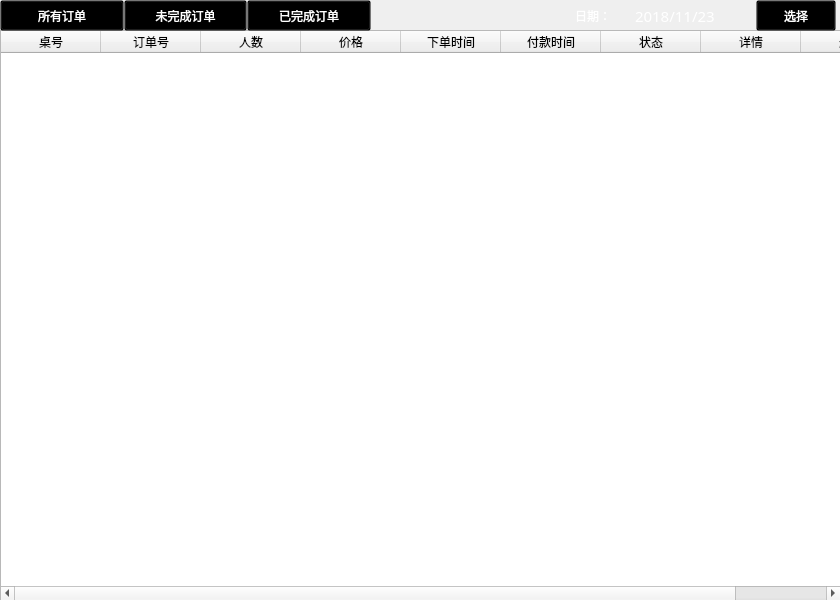
<?xml version="1.0" encoding="UTF-8"?>
<ui version="4.0">
 <class>Order_a</class>
 <widget class="QWidget" name="Order_a">
  <property name="geometry">
   <rect>
    <x>0</x>
    <y>0</y>
    <width>840</width>
    <height>600</height>
   </rect>
  </property>
  <property name="windowTitle">
   <string>Form</string>
  </property>
  <widget class="QLabel" name="label">
   <property name="geometry">
    <rect>
     <x>0</x>
     <y>0</y>
     <width>841</width>
     <height>601</height>
    </rect>
   </property>
   <property name="styleSheet">
    <string notr="true">background-image: url(:/file/images/back8.jpeg);</string>
   </property>
   <property name="text">
    <string/>
   </property>
  </widget>
  <widget class="QTableWidget" name="tableWidget">
   <property name="geometry">
    <rect>
     <x>0</x>
     <y>30</y>
     <width>841</width>
     <height>571</height>
    </rect>
   </property>
   <column>
    <property name="text">
     <string>桌号</string>
    </property>
   </column>
   <column>
    <property name="text">
     <string>订单号</string>
    </property>
   </column>
   <column>
    <property name="text">
     <string>人数</string>
    </property>
   </column>
   <column>
    <property name="text">
     <string>价格</string>
    </property>
   </column>
   <column>
    <property name="text">
     <string>下单时间</string>
    </property>
   </column>
   <column>
    <property name="text">
     <string>付款时间</string>
    </property>
   </column>
   <column>
    <property name="text">
     <string>状态</string>
    </property>
   </column>
   <column>
    <property name="text">
     <string>详情</string>
    </property>
   </column>
   <column>
    <property name="text">
     <string>删除</string>
    </property>
   </column>
  </widget>
  <widget class="QWidget" name="layoutWidget_2">
   <property name="geometry">
    <rect>
     <x>0</x>
     <y>0</y>
     <width>371</width>
     <height>31</height>
    </rect>
   </property>
   <layout class="QHBoxLayout" name="horizontalLayout">
    <property name="spacing">
     <number>0</number>
    </property>
    <item>
     <widget class="QPushButton" name="pushButton_allOrder">
      <property name="sizePolicy">
       <sizepolicy hsizetype="Minimum" vsizetype="Preferred">
        <horstretch>0</horstretch>
        <verstretch>0</verstretch>
       </sizepolicy>
      </property>
      <property name="styleSheet">
       <string notr="true">color:white;background:transparent;</string>
      </property>
      <property name="text">
       <string>所有订单</string>
      </property>
     </widget>
    </item>
    <item>
     <widget class="QPushButton" name="pushButton_unOkOrder">
      <property name="sizePolicy">
       <sizepolicy hsizetype="Minimum" vsizetype="Preferred">
        <horstretch>0</horstretch>
        <verstretch>0</verstretch>
       </sizepolicy>
      </property>
      <property name="styleSheet">
       <string notr="true">color:white;background:transparent;</string>
      </property>
      <property name="text">
       <string>未完成订单</string>
      </property>
     </widget>
    </item>
    <item>
     <widget class="QPushButton" name="pushButton_okOrder">
      <property name="sizePolicy">
       <sizepolicy hsizetype="Minimum" vsizetype="Preferred">
        <horstretch>0</horstretch>
        <verstretch>0</verstretch>
       </sizepolicy>
      </property>
      <property name="styleSheet">
       <string notr="true">color:white;background:transparent;</string>
      </property>
      <property name="text">
       <string>已完成订单</string>
      </property>
     </widget>
    </item>
   </layout>
  </widget>
  <widget class="QWidget" name="layoutWidget">
   <property name="geometry">
    <rect>
     <x>575</x>
     <y>0</y>
     <width>261</width>
     <height>31</height>
    </rect>
   </property>
   <layout class="QHBoxLayout" name="horizontalLayout_2" stretch="10,20,10">
    <property name="spacing">
     <number>0</number>
    </property>
    <item>
     <widget class="QLabel" name="label_2">
      <property name="styleSheet">
       <string notr="true">color: rgb(255, 255, 255);</string>
      </property>
      <property name="text">
       <string>日期：</string>
      </property>
     </widget>
    </item>
    <item>
     <widget class="QLabel" name="label_date">
      <property name="font">
       <font>
        <family>微软雅黑</family>
        <pointsize>11</pointsize>
        <weight>50</weight>
        <italic>false</italic>
        <bold>false</bold>
       </font>
      </property>
      <property name="styleSheet">
       <string notr="true">color: rgb(255, 255, 255);
font: 11pt &quot;微软雅黑&quot;;
</string>
      </property>
      <property name="text">
       <string>2018/11/23</string>
      </property>
     </widget>
    </item>
    <item>
     <widget class="QPushButton" name="pushButton">
      <property name="sizePolicy">
       <sizepolicy hsizetype="Preferred" vsizetype="Preferred">
        <horstretch>0</horstretch>
        <verstretch>0</verstretch>
       </sizepolicy>
      </property>
      <property name="styleSheet">
       <string notr="true">color:white;background:transparent;</string>
      </property>
      <property name="text">
       <string>选择</string>
      </property>
     </widget>
    </item>
   </layout>
  </widget>
 </widget>
 <resources/>
 <connections/>
</ui>
